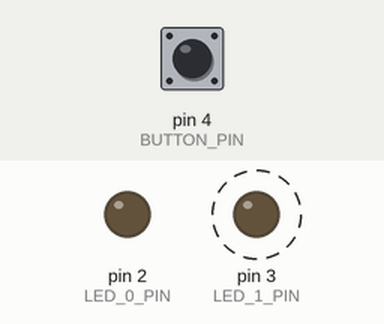
A sketch run on a simulated Arduino Uno, built with avr-gcc and run on an emulated ATmega328P. On the bench: output pins drawn as LEDs (lit = HIGH). Dashed ring = blinking. Inputs (shaded band) come from the test bench; at power-on: pin 4 (BUTTON_PIN) HIGH.

Above: at 1.25 s.
1.3 s: pin 4 (BUTTON_PIN) pulled LOW for 0.15 s
At 1.8 s:
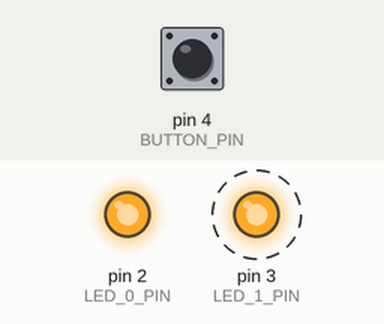
4.3 s: pin 4 (BUTTON_PIN) pulled LOW for 1 s
At 5.3 s:
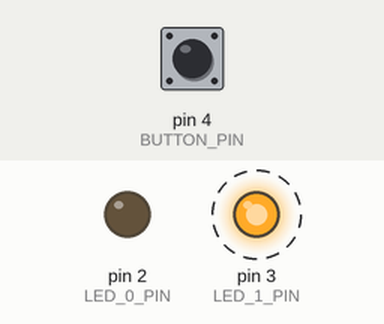
7.6 s: pin 4 (BUTTON_PIN) pulled LOW for 3.2 s
At 8.3 s:
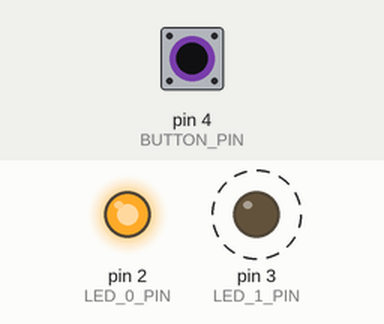
Timing chart, 0 to 18.3 s (numbered marks = the images above; inputs shaded):
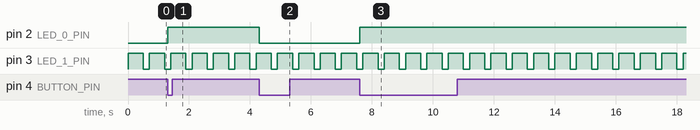

Measured:
- after the input at 1.3 s, pin 2 (LED_0_PIN): LOW → HIGH at once
- after the input at 4.3 s, pin 2 (LED_0_PIN): HIGH → LOW at once
- after the input at 7.6 s, pin 2 (LED_0_PIN): LOW → HIGH at once
- by itself, pin 3 (LED_1_PIN): alternates HIGH for 0.50 s and LOW for 0.20 s

The sketch:

main.ino
```cpp
#define LED_0_PIN PD2
#define LED_1_PIN PD3
#define BUTTON_PIN PD4

uint8_t cnt;

void setup() {
  // Setam pinii LED_0 si LED_1 ca output
  DDRD |= (1 << LED_0_PIN) | (1 << LED_1_PIN);
}

void setLed0State(bool state) {
  if(state)
    PORTD |= (1 << LED_0_PIN);
  else
    PORTD &= ~(1 << LED_0_PIN);
}

void setLed1State(bool state) {
  if(state)
    PORTD |= (1 << LED_1_PIN);
  else
    PORTD &= ~(1 << LED_1_PIN);
}

bool readBtnState() {
  // if input is HIGH, return true
  if(!(PIND & (1 << BUTTON_PIN)))
    return true;
  return false;
}

void oscilatingLed() {
  // TODO: 2. toggle the led1 with the pattern: 500ms on, 200ms off
  // TODO: 3. analyse on osciliscop the  led1 signal and measure the timing

  cnt++;
  if(cnt <= 5)
    PORTD |= (1 << LED_1_PIN);
  else if(cnt < 7)
    PORTD &= ~(1 << LED_1_PIN);
  else
    cnt = 0;
}

void toggleLed(bool btnState) {
  static bool lastState = false;
  static bool ledState  = false;
  if(!lastState & btnState) {
    ledState = !ledState;
    setLed0State(ledState);
  }
  lastState = btnState;
}

void loop() {
  toggleLed(readBtnState());
  oscilatingLed();
  delay(100);
}
```
